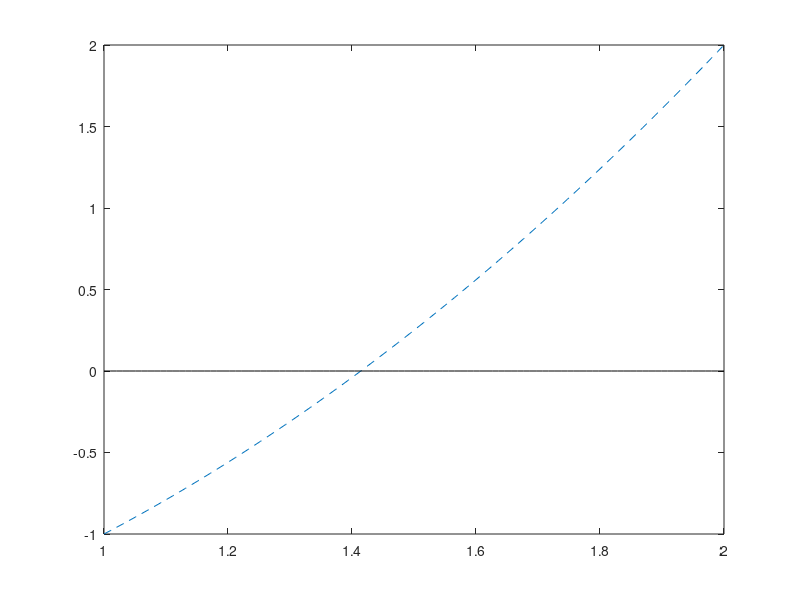

Recreate this plot in MATLAB. (Note: this script raises an error after producing the figure.)
clear;
close all;
%% parametri globali
a=1;b=2;
method='m';
versione=1; % 1 per f=x^2-2, 2 per f=(x.^2-2).^3

switch versione
    case 1
        f=@(x) x.^2-2;
        toll=10^(-12);
    case 2
        f=@(x) (x.^2-2).^3;
        toll=10^(-4);
end

str = func2str(f);
funzione = strrep(str(5:end),'.',''); % stringa con la definizione della funzione in testo da usare nella leggenda

%% punto 1
fn = @(x) x .^ 2 - 2;
space = linspace(1, 2, 100);

figure(1)
plot(space, fn(space), '--');
hold on;
plot(space, space*0, 'k');
hold off;

%% punto 2
[zero,res,wres,iterates,flag] = Bisezione(f,a,b,toll,method);

%% punto 3
switch flag
    case 'r'
        fprintf('algoritmo stoppato per criterio del residuo\n');
        fprintf('residuo pesato approssimato = %1.12e\n',wres);
        fprintf('numero iterazioni = %d\n',size(iterates,2));
        fprintf('errore finale =%1.12e\n',abs(sqrt(2)-zero));
    case 's'
        fprintf('algoritmo stoppato per criterio dello scarto\n');
        fprintf('ultimo scarto = %1.12e\n',iterates(1, end) - iterates(1, end - 1));
        fprintf('numero iterazioni = %d\n',size(iterates,2));
        fprintf('errore finale =%1.12e\n',abs(sqrt(2)-zero));
    case 'b'
        fprintf('algoritmo stoppato per entrambi i criteri\n');
        fprintf('residuo pesato approssimato = %1.12e\n',wres);
        fprintf('ultimo scarto = %1.12e\n',iterates(1, end) - iterates(1, end - 1));
        fprintf('numero iterazioni = %d\n',size(iterates,2));
        fprintf('errore finale =%1.12e\n',abs(sqrt(2)-zero));
    case 'f'
        fprintf('residuo nullo in numero finito di passi\n');
        fprintf('numero iterazioni = %d\n',size(iterates,2));
        fprintf('errore finale =%1.12e\n',abs(sqrt(2)-zero));
end

%% punto 4
% err = x_k - sqrt(2) per ogni k iterazione
err = abs(sqrt(2) - iterates(1,:));
% res = f(x_k) per ogni k iterazione
res_abs = abs(f(iterates(1,:)));

figure(2)
semilogy(err);
hold on
semilogy(res_abs);
title(['Bisezione per ' funzione ' in [' num2str(a) ',' num2str(b) ']'])
legend('errore','residuo')
hold off

%%
figure(3);

rapporto = err ./ res_abs;


plot(rapporto)
title ('rapporto errori/residui')
if versione == 1
    retta = ones(size(err)) ./ (sqrt(2).*2);
    hold on
    plot(retta)
    legend('errore/residuo','1/df(sqrt(2))')
    hold off
end
